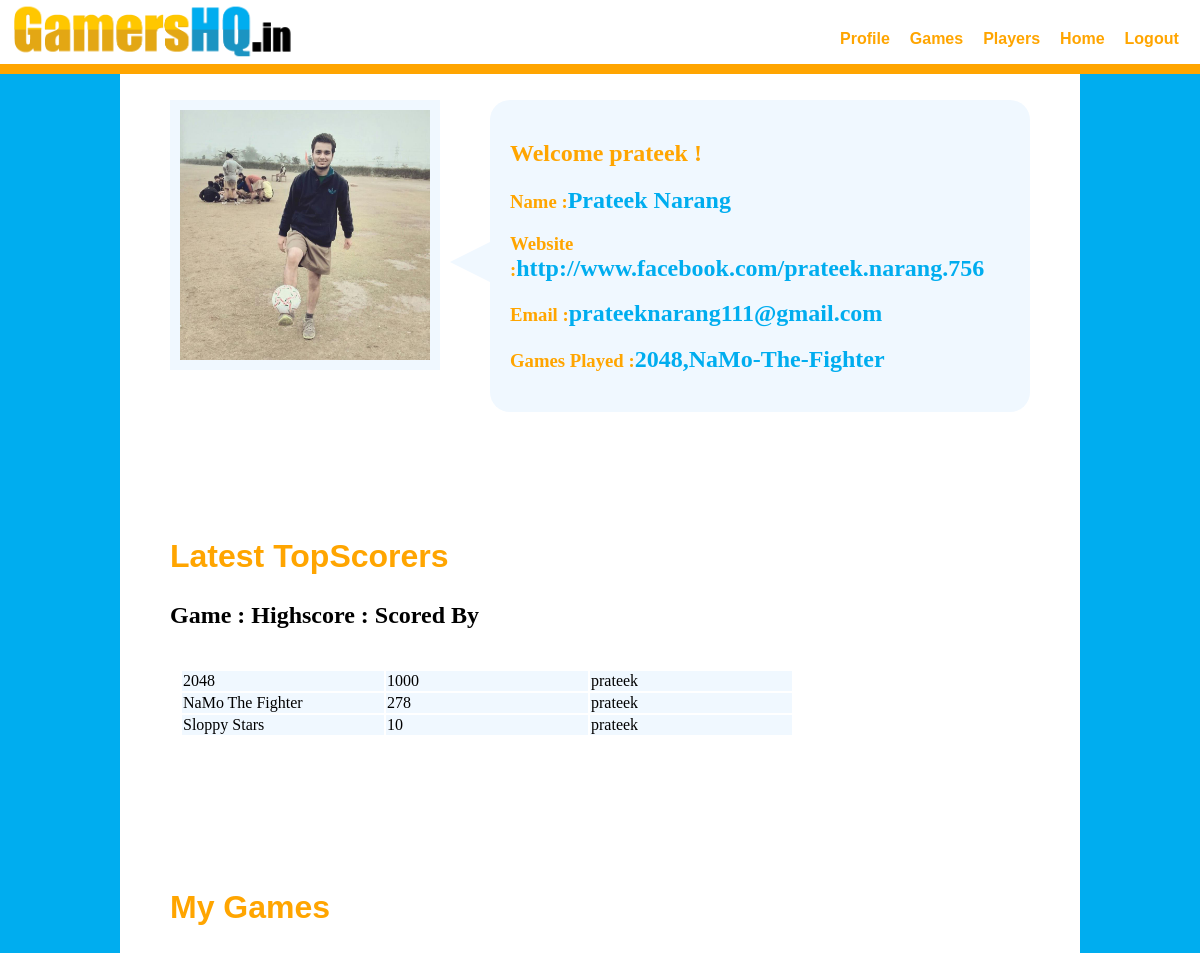
The app's page /users/ (signed in), older data.
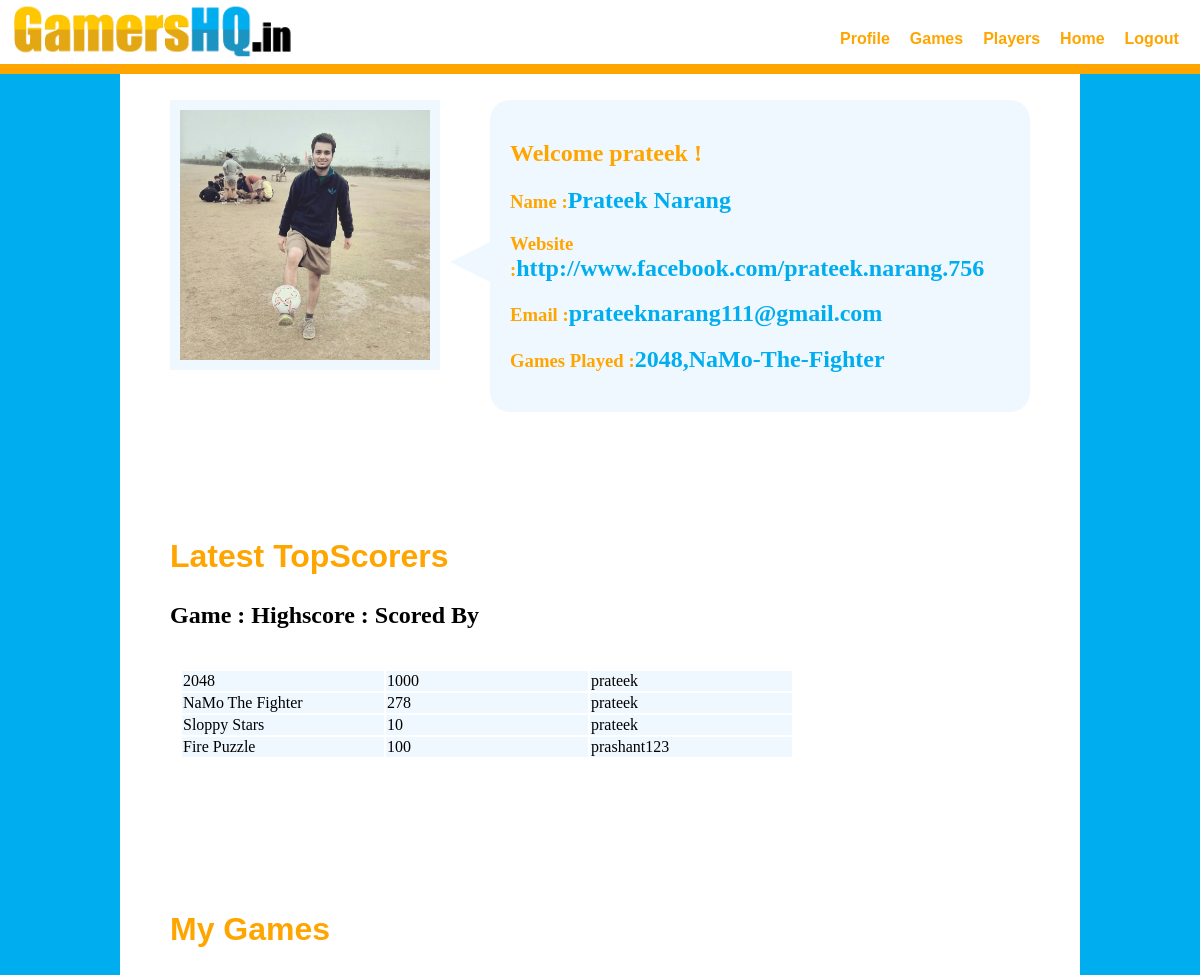
The same page, newer data.
### games/models.py (models this page shows, shortened)
class GameDetail(models.Model):
	game_name = models.CharField(max_length=128,blank=False)
	game_image = models.ImageField(upload_to="games_image/",blank=True)
	game_slug_field = models.CharField(max_length=128)
	game_highscore =models.IntegerField(default=0)
	game_highscorer = models.ForeignKey(User)

### users/views.py (the view)
def user_profile_view(request):
	if request.user.is_authenticated():
		current_user = request.user
		uName = current_user.username
		uFullName = current_user.first_name + " " + current_user.last_name
		uEmail = current_user.email
		user_profile = UserProfile.objects.get(user=current_user)
		uPhoto = user_profile.profile_image.path
		uWebsite = user_profile.profile_url
		substr = "/media/"
		position = uPhoto.find(substr)
		uPhoto = uPhoto[position:]
		game_list = GameDetail.objects.all()
		context_dict = {'username':uName,'fullName':uFullName,'photoUrl':uPhoto,
		'website':uWebsite,'email':uEmail,'game_list':game_list}
		return render(request,"user/user_profile.html",context_dict)
	else:
		return HttpResponse("You are Not Logged In !")

### templates/user/user_profile.html (shortened to what this page needs)
<!DOCTYPE HTML>
{% load staticfiles %}
<head>
	<link rel="stylesheet" href="{% static "css/nav.css"  %}">
</head>
<body>
	<nav class="flex_container">
		<img src="{% static "images/logo.jpg" %}"/>
		<br>
		<ul class="flex_container">
			<li><a href ="/users" a>Profile</a></li>
			<li><a href ="/games" a>Games</a></li>
			<li><a href ="/users/all">Players</a></li>
			<li><a href="/feed" a>Home</a></li>
			<li><a href="/logout">Logout</a></li>
		</ul>
	</nav>
	<div id="empty_div"></div>
	<section id="basic_section">
	<div id="inside_body_container" class="flex_container">
		<img id="profile_image"src={{photoUrl}}/>
		<div id="details">
		<h2>Welcome {{username}} !</h2>
		<h3>Name :<strong>{{fullName}}</strong></h3>
		<h3>Website :<strong>{{website}}</strong></h3>
		<h3>Email :<strong>{{email}}</strong></h3>
		<h3>Games Played :<strong>2048,NaMo-The-Fighter</strong></h3>
		</div>
	</div>
	</section>
	<section id="games_section">
	<h1>Latest TopScorers</h1>
	<h2>Game : Highscore : Scored By</h2>
		<ul id="profile_feed">
		<table>
			{% for x in game_list %}
			<li>
			<tr>
			<td>{{x.game_name}} </td><td> {{x.game_highscore}} </td><td>{{x.game_highscorer.username}}</td>
			</tr>
			</li>
			{%endfor%}
		</table>
		</ul>
	</section>
	<section>
	<h1>My Games</h1>
	</section>
</body>
</html>

Row changes from the older to the newer data that the page shows:
added GameDetail: game_name "Fire Puzzle", game_highscore "100", game_highscorer.username "prashant123"
